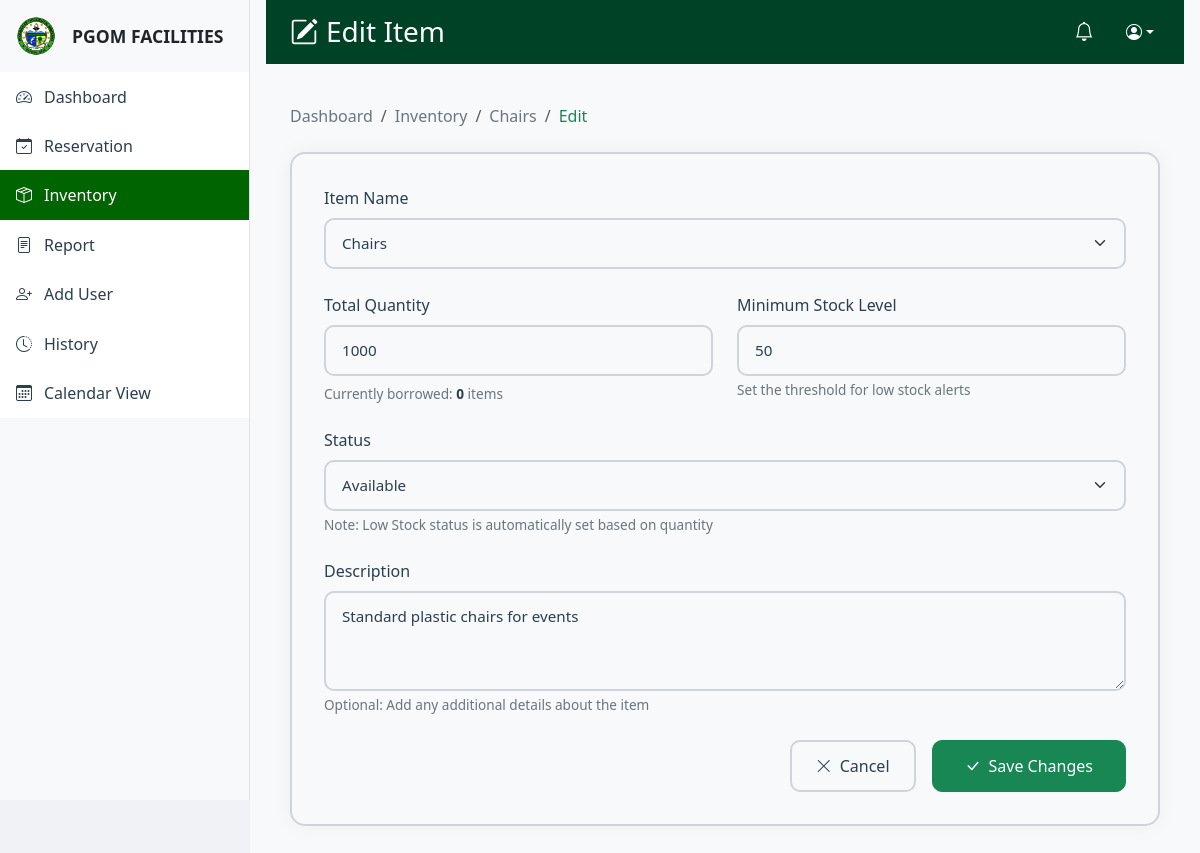
The page /admin/edit_item.php?id=1 (signed in) on the database its author committed.
### tables this page shows
CREATE TABLE `inventory` (
    `id` INT(11) NOT NULL AUTO_INCREMENT,
    `name` VARCHAR(255) NOT NULL,
    `total_quantity` INT(11) NOT NULL DEFAULT 0,
    `borrowed` INT(11) NOT NULL DEFAULT 0,
    `minimum_stock` INT(11) NOT NULL DEFAULT 10,
    `status` ENUM('Available','In Maintenance','Low Stock') NOT NULL DEFAULT 'Available',
    `description` TEXT NULL,
    `group_id` INT(11) NULL,
    `is_group` TINYINT(1) NOT NULL DEFAULT 0,
    `last_updated` TIMESTAMP NOT NULL DEFAULT CURRENT_TIMESTAMP ON UPDATE CURRENT_TIMESTAMP,
    PRIMARY KEY (`id`),
    FOREIGN KEY (`group_id`) REFERENCES `equipment_groups` (`id`) ON DELETE SET NULL
);

### admin/edit_item.php (the view, shortened to what this page needs)
<?php
require_once '../includes/notification_helper.php';
$item_id = (int)$_GET['id'];
try {
    $stmt = $pdo->prepare("SELECT * FROM inventory WHERE id = ?");
    $stmt->execute([$item_id]);
    $item = $stmt->fetch(PDO::FETCH_ASSOC);
} catch (PDOException $e) {
    $_SESSION['error'] = "Error fetching item details";
    header("Location: inventory.php");
    exit();
}
?>
<!DOCTYPE html>
<html lang="en">
<head>
    <link href="https://cdn.jsdelivr.net/npm/bootstrap@5.3.0/dist/css/bootstrap.min.css" rel="stylesheet">
    <link href="https://cdn.jsdelivr.net/npm/bootstrap-icons@1.7.2/font/bootstrap-icons.css" rel="stylesheet">
    <link href="../assets/css/style.css" rel="stylesheet">
    <link href="../assets/css/notifications.css" rel="stylesheet">
</head>
<body>
    <div class="d-flex">
        <div class="sidebar bg-light border-end">
            <div class="sidebar-heading">
                <img src="../images/logo.png" alt="PGOM Logo">
                <span>PGOM FACILITIES</span>
            </div>
            <div class="list-group list-group-flush">
                <a href="dashboard.php" class="list-group-item list-group-item-action">
                    <i class="bi bi-speedometer2"></i> Dashboard
                </a>
                <a href="reservation.php" class="list-group-item list-group-item-action">
                    <i class="bi bi-calendar-check"></i> Reservation
                </a>
                <a href="inventory.php" class="list-group-item list-group-item-action active">
                    <i class="bi bi-box-seam"></i> Inventory
                </a>
                <a href="report.php" class="list-group-item list-group-item-action">
                    <i class="bi bi-file-text"></i> Report
                </a>
                <a href="add_user.php" class="list-group-item list-group-item-action">
                    <i class="bi bi-person-plus"></i> Add User
                </a>
                <a href="history.php" class="list-group-item list-group-item-action">
                    <i class="bi bi-clock-history"></i> History
                </a>
                <a href="calendar.php" class="list-group-item list-group-item-action">
                    <i class="bi bi-calendar3"></i> Calendar View
                </a>
            </div>
        </div>
        <div class="main-content flex-grow-1">
            <header class="main-header text-white d-flex justify-content-between align-items-center">
                <div class="d-flex align-items-center">
                    <h1 class="h3 mb-0 d-flex align-items-center header-title">
                        <i class="bi bi-pencil-square me-2"></i>
                        Edit Item
                    </h1>
                </div>
                <div class="d-flex align-items-center gap-3">
                    <div class="header-actions">
                        <button class="header-icon notifications-toggle border-0 bg-transparent">
                            <i class="bi bi-bell"></i>
                        </button>
                    </div>
                    <div class="dropdown">
                        <button class="header-icon dropdown-toggle border-0 bg-transparent" type="button" data-bs-toggle="dropdown">
                            <i class="bi bi-person-circle"></i>
                        </button>
                    </div>
                </div>
            </header>
            <div class="container-fluid py-4 px-4">
                <nav aria-label="breadcrumb">
                    <ol class="breadcrumb">
                        <li class="breadcrumb-item"><a href="dashboard.php">Dashboard</a></li>
                        <li class="breadcrumb-item"><a href="inventory.php">Inventory</a></li>
                        <li class="breadcrumb-item"><a href="view_item.php?id=<?php echo $item['id']; ?>"><?php echo htmlspecialchars($item['name']); ?></a></li>
                        <li class="breadcrumb-item active" aria-current="page">Edit</li>
                    </ol>
                </nav>
                <div class="form-card">
                    <form id="editItemForm" method="POST" class="needs-validation" novalidate>
                        <div class="row g-4">
                            <div class="col-12">
                                <label for="name" class="form-label">Item Name</label>
                                <select class="form-select" id="name" name="name" required>
                                    <option value="Chairs" <?php echo $item['name'] === 'Chairs' ? 'selected' : ''; ?>>Chairs</option>
                                </select>
                            </div>
                            <div class="col-md-6">
                                <label for="total_quantity" class="form-label">Total Quantity</label>
                                <input type="number" class="form-control" id="total_quantity" name="total_quantity"
                                       value="<?php echo $item['total_quantity']; ?>" min="0" required>
                                <div class="current-value">
                                    Currently borrowed: <strong><?php echo $item['borrowed']; ?></strong> items
                                </div>
                            </div>
                            <div class="col-md-6">
                                <label for="minimum_stock" class="form-label">Minimum Stock Level</label>
                                <input type="number" class="form-control" id="minimum_stock" name="minimum_stock"
                                       value="<?php echo $item['minimum_stock']; ?>" min="0" required>
                                <div class="form-hint">Set the threshold for low stock alerts</div>
                            </div>
                            <div class="col-12">
                                <label for="status" class="form-label">Status</label>
                                <select class="form-select" id="status" name="status" required>
                                    <option value="Available" <?php echo $item['status'] === 'Available' ? 'selected' : ''; ?>>Available</option>
                                </select>
                                <div class="form-hint">Note: Low Stock status is automatically set based on quantity</div>
                            </div>
                            <div class="col-12">
                                <label for="description" class="form-label">Description</label>
                                <textarea class="form-control" id="description" name="description"
                                          style="height: 100px"><?php echo htmlspecialchars($item['description'] ?? ''); ?></textarea>
                                <div class="form-hint">Optional: Add any additional details about the item</div>
                            </div>
                            <div class="col-12 d-flex gap-3 justify-content-end mt-4">
                                <a href="inventory.php" class="btn btn-light btn-submit px-4">
                                    <i class="bi bi-x-lg me-2"></i>Cancel
                                </a>
                                <button type="submit" class="btn btn-success btn-submit">
                                    <i class="bi bi-check-lg me-2"></i>Save Changes
                                </button>
                            </div>
                        </div>
                    </form>
                </div>
            </div>
        </div>
    </div>
</body>
</html>

### assets/css/style.css (style rules this page uses)
body { background-color: #f0f2f5; min-height: 100vh; margin: 0; padding: 0; }
.sidebar { width: 250px; height: 100vh; position: fixed; left: 0; top: 0; z-index: 100; overflow-y: auto; }
.sidebar-heading { padding: 1rem; display: flex; align-items: center; gap: 1rem; }
.sidebar-heading img { width: 40px; height: 40px; object-fit: contain; }
.sidebar-heading span { font-weight: 600; font-size: 1.1rem; }
.sidebar .list-group-item { border: none; padding: 0.8rem 1rem; display: flex; align-items: center; gap: 0.75rem; color: #2c3e50; transition: all 0.3s ease; }
.sidebar .list-group-item.active { background-color: #006400; color: white; }
.main-header { background-color: #004225; padding: 0.75rem 1.5rem; position: sticky; top: 0; z-index: 99; height: auto; min-height: 60px; display: flex; align-items: center; justify-content: space-between; margin-bottom: 1rem; }
.header-icon { width: 40px; height: 40px; display: flex; align-items: center; justify-content: center; border-radius: 50%; background-color: rgba(255, 255, 255, 0.1); color: white; cursor: pointer; transition: all 0.3s ease; }
.main-content { margin-left: 250px; min-height: calc(100vh - 60px); background-color: #f8f9fa; padding: 0 1rem 1rem 1rem; overflow-x: hidden; }
.form-select, .form-control { border: 1px solid #e0e0e0; border-radius: 5px; padding: 0.5rem; font-size: 0.9rem; }
.table tr, .table td, .table th, .progress, .progress-bar, .btn { transition: none !important; animation: none !important; }
.form-label { font-weight: 500; color: #495057; }
.form-select, .form-control { border-color: #e9ecef; padding: 0.5rem 1rem; }
.btn-success { background-color: #198754; border-color: #198754; }
.sidebar { background: white; border-right: 1px solid #e9ecef; transition: all 0.3s ease; }
.list-group-item { position: relative; overflow: hidden; z-index: 1; }
.list-group-item::before { content: ''; position: absolute; left: 0; top: 0; height: 100%; width: 0; background-color: #198754; opacity: 0.1; transition: width 0.3s ease; z-index: -1; }

### assets/css/notifications.css (style rules this page uses)
.header-icon i.bi-bell { color: #ffffff !important; }
.header-icon .bi-bell { font-size: 1.2rem !important; color: #ffffff !important; }
.main-header .header-icon i.bi-bell { color: #ffffff !important; }
.main-header .bi-bell { color: #ffffff !important; }

### admin/edit_item.php (style rules this page uses)
:root { --input-border: #ced4da; --input-focus-border: #198754; --input-shadow: rgba(0, 0, 0, 0.1); --card-bg: #ffffff; --card-border: #e9ecef; --text-primary: #2c3e50; --text-secondary: #6c757d; --hover-bg: #f8f9fa; --input-bg: #ffffff; }
.form-label { color: var(--text-primary); }
.form-control { background-color: var(--input-bg); border-color: var(--input-border); color: var(--text-primary); }
.form-card { background: var(--bg-secondary); border-radius: 15px; padding: 2rem; box-shadow: 0 0 20px rgba(0,0,0,0.05); color: var(--text-primary); border: 2px solid var(--input-border); }
.form-control, .form-select { background-color: var(--bg-unified); border: 2px solid var(--input-border); color: var(--text-primary); padding: 0.75rem 1rem; border-radius: 10px; transition: all 0.2s; font-size: 0.95rem; height: auto; }
.form-control::placeholder { color: var(--text-secondary); opacity: 0.7; }
.form-select { padding-right: 2.5rem; background-position: right 1rem center; }
.btn-submit { padding: 0.75rem 2rem; font-weight: 500; border-radius: 10px; transition: all 0.3s; }
.btn-light { border: 2px solid var(--input-border); background-color: var(--bg-unified); color: var(--text-primary); }
.form-hint { font-size: 0.85rem; color: var(--text-secondary); margin-top: 0.25rem; }
.breadcrumb { margin-bottom: 1.5rem; }
.breadcrumb-item a { color: var(--text-secondary); text-decoration: none; transition: color 0.2s; }
.breadcrumb-item.active { color: #198754; }
.current-value { font-size: 0.85rem; color: var(--text-secondary); margin-top: 0.5rem; }
.current-value strong { color: var(--text-primary); }
textarea.form-control { min-height: 100px; resize: vertical; }
.btn { min-height: 44px; display: inline-flex; align-items: center; justify-content: center; }
.list-group-item { min-height: 48px; display: flex; align-items: center; }

### rows shown on the page
inventory: name "Chairs", total_quantity "1000", borrowed "0", minimum_stock "50", status "Available", description "Standard plastic chairs for events"
